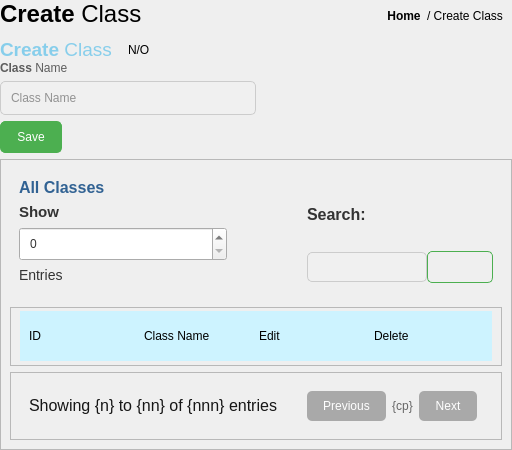
                <widget class="QWidget" name="Create_class_page">
                 <property name="sizePolicy">
                  <sizepolicy hsizetype="Expanding" vsizetype="Expanding">
                   <horstretch>0</horstretch>
                   <verstretch>0</verstretch>
                  </sizepolicy>
                 </property>
                 <layout class="QVBoxLayout" name="verticalLayout_28">
                  <property name="leftMargin">
                   <number>0</number>
                  </property>
                  <property name="topMargin">
                   <number>0</number>
                  </property>
                  <property name="rightMargin">
                   <number>0</number>
                  </property>
                  <property name="bottomMargin">
                   <number>0</number>
                  </property>
                  <item alignment="Qt::AlignmentFlag::AlignTop">
                   <widget class="QFrame" name="frame_10">
                    <property name="frameShape">
                     <enum>QFrame::Shape::NoFrame</enum>
                    </property>
                    <property name="frameShadow">
                     <enum>QFrame::Shadow::Raised</enum>
                    </property>
                    <layout class="QHBoxLayout" name="horizontalLayout_17">
                     <property name="spacing">
                      <number>0</number>
                     </property>
                     <property name="leftMargin">
                      <number>0</number>
                     </property>
                     <property name="topMargin">
                      <number>0</number>
                     </property>
                     <property name="rightMargin">
                      <number>0</number>
                     </property>
                     <property name="bottomMargin">
                      <number>0</number>
                     </property>
                     <item>
                      <widget class="QFrame" name="frame_29">
                       <property name="frameShape">
                        <enum>QFrame::Shape::NoFrame</enum>
                       </property>
                       <property name="frameShadow">
                        <enum>QFrame::Shadow::Raised</enum>
                       </property>
                       <layout class="QVBoxLayout" name="verticalLayout_29">
                        <property name="spacing">
                         <number>0</number>
                        </property>
                        <property name="leftMargin">
                         <number>0</number>
                        </property>
                        <property name="topMargin">
                         <number>0</number>
                        </property>
                        <property name="rightMargin">
                         <number>0</number>
                        </property>
                        <property name="bottomMargin">
                         <number>0</number>
                        </property>
                        <item alignment="Qt::AlignmentFlag::AlignLeft|Qt::AlignmentFlag::AlignTop">
                         <widget class="QLabel" name="label_26">
                          <property name="text">
                           <string>&lt;html&gt;&lt;head/&gt;&lt;body&gt;&lt;p&gt;&lt;span style=&quot; font-size:18pt; font-weight:600;&quot;&gt;Create &lt;/span&gt;&lt;span style=&quot; font-size:18pt;&quot;&gt;Class&lt;/span&gt;&lt;/p&gt;&lt;/body&gt;&lt;/html&gt;</string>
                          </property>
                         </widget>
                        </item>
                       </layout>
                      </widget>
                     </item>
                     <item>
                      <widget class="QFrame" name="frame_27">
                       <property name="sizePolicy">
                        <sizepolicy hsizetype="Expanding" vsizetype="Preferred">
                         <horstretch>0</horstretch>
                         <verstretch>0</verstretch>
                        </sizepolicy>
                       </property>
                       <property name="frameShape">
                        <enum>QFrame::Shape::NoFrame</enum>
                       </property>
                       <property name="frameShadow">
                        <enum>QFrame::Shadow::Raised</enum>
                       </property>
                      </widget>
                     </item>
                     <item>
                      <widget class="QFrame" name="frame_28">
                       <property name="frameShape">
                        <enum>QFrame::Shape::NoFrame</enum>
                       </property>
                       <property name="frameShadow">
                        <enum>QFrame::Shadow::Raised</enum>
                       </property>
                       <layout class="QHBoxLayout" name="horizontalLayout_16">
                        <item>
                         <widget class="QPushButton" name="goHome_button_2">
                          <property name="font">
                           <font>
                            <bold>true</bold>
                           </font>
                          </property>
                          <property name="styleSheet">
                           <string notr="true">border:none;
background-color:none;</string>
                          </property>
                          <property name="text">
                           <string>Home</string>
                          </property>
                         </widget>
                        </item>
                        <item>
                         <widget class="QLabel" name="label_25">
                          <property name="text">
                           <string>&lt;html&gt;&lt;head/&gt;&lt;body&gt;&lt;p&gt;/ Create Class&lt;/p&gt;&lt;/body&gt;&lt;/html&gt;</string>
                          </property>
                         </widget>
                        </item>
                       </layout>
                      </widget>
                     </item>
                    </layout>
                   </widget>
                  </item>
                  <item>
                   <widget class="QFrame" name="frame_25">
                    <property name="frameShape">
                     <enum>QFrame::Shape::NoFrame</enum>
                    </property>
                    <property name="frameShadow">
                     <enum>QFrame::Shadow::Raised</enum>
                    </property>
                    <layout class="QHBoxLayout" name="horizontalLayout_18">
                     <property name="spacing">
                      <number>0</number>
                     </property>
                     <property name="leftMargin">
                      <number>0</number>
                     </property>
                     <property name="topMargin">
                      <number>0</number>
                     </property>
                     <property name="rightMargin">
                      <number>0</number>
                     </property>
                     <property name="bottomMargin">
                      <number>0</number>
                     </property>
                     <item>
                      <widget class="QFrame" name="frame_30">
                       <property name="frameShape">
                        <enum>QFrame::Shape::NoFrame</enum>
                       </property>
                       <property name="frameShadow">
                        <enum>QFrame::Shadow::Raised</enum>
                       </property>
                       <layout class="QVBoxLayout" name="verticalLayout_30" stretch="0,0">
                        <property name="spacing">
                         <number>0</number>
                        </property>
                        <property name="leftMargin">
                         <number>0</number>
                        </property>
                        <property name="topMargin">
                         <number>0</number>
                        </property>
                        <property name="rightMargin">
                         <number>0</number>
                        </property>
                        <property name="bottomMargin">
                         <number>0</number>
                        </property>
                        <item>
                         <widget class="QFrame" name="frame_32">
                          <property name="frameShape">
                           <enum>QFrame::Shape::NoFrame</enum>
                          </property>
                          <property name="frameShadow">
                           <enum>QFrame::Shadow::Raised</enum>
                          </property>
                          <layout class="QHBoxLayout" name="horizontalLayout_22">
                           <property name="spacing">
                            <number>0</number>
                           </property>
                           <property name="leftMargin">
                            <number>0</number>
                           </property>
                           <property name="topMargin">
                            <number>0</number>
                           </property>
                           <property name="rightMargin">
                            <number>0</number>
                           </property>
                           <property name="bottomMargin">
                            <number>0</number>
                           </property>
                           <item>
                            <widget class="QLabel" name="label_27">
                             <property name="styleSheet">
                              <string notr="true">color:skyblue;</string>
                             </property>
                             <property name="text">
                              <string>&lt;html&gt;&lt;head/&gt;&lt;body&gt;&lt;p&gt;&lt;span style=&quot; font-size:14pt; font-weight:600;&quot;&gt;Create&lt;/span&gt;&lt;span style=&quot; font-size:14pt;&quot;&gt; Class&lt;/span&gt;&lt;/p&gt;&lt;/body&gt;&lt;/html&gt;</string>
                             </property>
                            </widget>
                           </item>
                           <item>
                            <widget class="QLabel" name="createClassStatusLabel">
                             <property name="text">
                              <string>N/O</string>
                             </property>
                            </widget>
                           </item>
                          </layout>
                         </widget>
                        </item>
                        <item>
                         <widget class="QFrame" name="frame_33">
                          <property name="styleSheet">
                           <string notr="true">QLineEdit{
	background-color: #f0f0f0;
	border: 1px solid #ccc;
	border-radius: 5px;
	padding: 8px;
	color: #333;
}

QLineEdit:hover{
	border-color: #aaa;
}

QLineEdit:focus{
	border-color: #5cacee;
}

QPushButton {
	background-color: #4caf50;
	color: white;
	border: 1px solid #4caf50;
	border-radius: 5px;
	padding: 8px 16px;
}

QPushButton:hover{
	background-color: #45a049;
}

QPushButton:pressed{
	background-color: #3e8e41;
}</string>
                          </property>
                          <property name="frameShape">
                           <enum>QFrame::Shape::NoFrame</enum>
                          </property>
                          <property name="frameShadow">
                           <enum>QFrame::Shadow::Raised</enum>
                          </property>
                          <layout class="QVBoxLayout" name="verticalLayout_32">
                           <property name="spacing">
                            <number>6</number>
                           </property>
                           <property name="leftMargin">
                            <number>0</number>
                           </property>
                           <property name="topMargin">
                            <number>0</number>
                           </property>
                           <property name="rightMargin">
                            <number>0</number>
                           </property>
                           <property name="bottomMargin">
                            <number>0</number>
                           </property>
                           <item>
                            <widget class="QLabel" name="label_28">
                             <property name="styleSheet">
                              <string notr="true">color:rgb(93, 93, 93);
</string>
                             </property>
                             <property name="text">
                              <string>&lt;html&gt;&lt;head/&gt;&lt;body&gt;&lt;p&gt;&lt;span style=&quot; font-weight:600;&quot;&gt;Class&lt;/span&gt; Name&lt;/p&gt;&lt;/body&gt;&lt;/html&gt;</string>
                             </property>
                            </widget>
                           </item>
                           <item>
                            <widget class="QLineEdit" name="create_class_name_entry">
                             <property name="placeholderText">
                              <string>Class Name</string>
                             </property>
                            </widget>
                           </item>
                           <item alignment="Qt::AlignmentFlag::AlignLeft|Qt::AlignmentFlag::AlignTop">
                            <widget class="QPushButton" name="CreateClassPushButton">
                             <property name="text">
                              <string>Save</string>
                             </property>
                            </widget>
                           </item>
                          </layout>
                         </widget>
                        </item>
                       </layout>
                      </widget>
                     </item>
                     <item>
                      <widget class="QFrame" name="frame_31">
                       <property name="sizePolicy">
                        <sizepolicy hsizetype="Expanding" vsizetype="Preferred">
                         <horstretch>0</horstretch>
                         <verstretch>0</verstretch>
                        </sizepolicy>
                       </property>
                       <property name="frameShape">
                        <enum>QFrame::Shape::NoFrame</enum>
                       </property>
                       <property name="frameShadow">
                        <enum>QFrame::Shadow::Raised</enum>
                       </property>
                      </widget>
                     </item>
                    </layout>
                   </widget>
                  </item>
                  <item>
                   <widget class="QFrame" name="frame_26">
                    <property name="sizePolicy">
                     <sizepolicy hsizetype="Expanding" vsizetype="Expanding">
                      <horstretch>0</horstretch>
                      <verstretch>0</verstretch>
                     </sizepolicy>
                    </property>
                    <property name="frameShape">
                     <enum>QFrame::Shape::StyledPanel</enum>
                    </property>
                    <property name="frameShadow">
                     <enum>QFrame::Shadow::Raised</enum>
                    </property>
                    <layout class="QVBoxLayout" name="verticalLayout_33">
                     <item>
                      <widget class="QFrame" name="frame_34">
                       <property name="styleSheet">
                        <string notr="true">QLabel{
	font-size: 14px;
	color: #333;
}


QLineEdit{
	background-color: #f0f0f0;
	border: 1px solid #ccc;
	border-radius: 5px;
	padding: 6px;
	color: #333;
}

QPushButton {
	background-color: transparent;
	color: white;
	border: 1px solid #4caf50;
	border-radius: 5px;
	padding: 8px 16px;
}

QPushButton:hover{
	background-color: #45a049;
}

QPushButton:pressed{
	background-color: #3e8e41;
}
</string>
                       </property>
                       <property name="frameShape">
                        <enum>QFrame::Shape::NoFrame</enum>
                       </property>
                       <property name="frameShadow">
                        <enum>QFrame::Shadow::Raised</enum>
                       </property>
                       <layout class="QHBoxLayout" name="horizontalLayout_19">
                        <item>
                         <widget class="QFrame" name="frame_37">
                          <property name="minimumSize">
                           <size>
                            <width>208</width>
                            <height>0</height>
                           </size>
                          </property>
                          <property name="frameShape">
                           <enum>QFrame::Shape::NoFrame</enum>
                          </property>
                          <property name="frameShadow">
                           <enum>QFrame::Shadow::Raised</enum>
                          </property>
                          <layout class="QVBoxLayout" name="verticalLayout_34">
                           <property name="leftMargin">
                            <number>0</number>
                           </property>
                           <property name="topMargin">
                            <number>0</number>
                           </property>
                           <property name="rightMargin">
                            <number>0</number>
                           </property>
                           <item>
                            <widget class="QLabel" name="label_29">
                             <property name="text">
                              <string>&lt;html&gt;&lt;head/&gt;&lt;body&gt;&lt;p&gt;&lt;span style=&quot; font-size:12pt; font-weight:600; color:#316293;&quot;&gt;All Classes&lt;/span&gt;&lt;/p&gt;&lt;/body&gt;&lt;/html&gt;</string>
                             </property>
                            </widget>
                           </item>
                           <item>
                            <widget class="QLabel" name="label_30">
                             <property name="text">
                              <string>&lt;html&gt;&lt;head/&gt;&lt;body&gt;&lt;p&gt;&lt;span style=&quot; font-size:11pt; font-weight:600;&quot;&gt;Show&lt;/span&gt;&lt;/p&gt;&lt;/body&gt;&lt;/html&gt;</string>
                             </property>
                            </widget>
                           </item>
                           <item>
                            <widget class="QSpinBox" name="ShowEntriesNumberspinBox">
                             <property name="minimumSize">
                              <size>
                               <width>200</width>
                               <height>0</height>
                              </size>
                             </property>
                             <property name="styleSheet">
                              <string notr="true">padding: 6px;
color: #333;
backgound-color: #f0f0f0;</string>
                             </property>
                            </widget>
                           </item>
                           <item>
                            <widget class="QLabel" name="label_31">
                             <property name="text">
                              <string>Entries</string>
                             </property>
                            </widget>
                           </item>
                          </layout>
                         </widget>
                        </item>
                        <item>
                         <widget class="QFrame" name="frame_38">
                          <property name="sizePolicy">
                           <sizepolicy hsizetype="Expanding" vsizetype="Preferred">
                            <horstretch>0</horstretch>
                            <verstretch>0</verstretch>
                           </sizepolicy>
                          </property>
                          <property name="frameShape">
                           <enum>QFrame::Shape::NoFrame</enum>
                          </property>
                          <property name="frameShadow">
                           <enum>QFrame::Shadow::Raised</enum>
                          </property>
                          <widget class="QLabel" name="label_39">
                           <property name="geometry">
                            <rect>
                             <x>320</x>
                             <y>100</y>
                             <width>323</width>
                             <height>75</height>
                            </rect>
                           </property>
                           <property name="text">
                            <string>TextLabel</string>
                           </property>
                          </widget>
                         </widget>
                        </item>
                        <item>
                         <widget class="QFrame" name="frame_39">
                          <property name="frameShape">
                           <enum>QFrame::Shape::NoFrame</enum>
                          </property>
                          <property name="frameShadow">
                           <enum>QFrame::Shadow::Raised</enum>
                          </property>
                          <layout class="QGridLayout" name="gridLayout_2">
                           <property name="leftMargin">
                            <number>0</number>
                           </property>
                           <property name="topMargin">
                            <number>0</number>
                           </property>
                           <property name="rightMargin">
                            <number>0</number>
                           </property>
                           <property name="bottomMargin">
                            <number>9</number>
                           </property>
                           <property name="spacing">
                            <number>0</number>
                           </property>
                           <item row="0" column="0">
                            <widget class="QLabel" name="label_32">
                             <property name="text">
                              <string>&lt;html&gt;&lt;head/&gt;&lt;body&gt;&lt;p&gt;&lt;span style=&quot; font-size:12pt; font-weight:600;&quot;&gt;Search:&lt;/span&gt;&lt;/p&gt;&lt;/body&gt;&lt;/html&gt;</string>
                             </property>
                            </widget>
                           </item>
                           <item row="1" column="0">
                            <widget class="QLineEdit" name="view_class_search_entry"/>
                           </item>
                           <item row="1" column="1">
                            <widget class="QPushButton" name="view_class_search_btn">
                             <property name="text">
                              <string/>
                             </property>
                             <property name="icon">
                              <iconset resource="Resources/icons/grey/grey.qrc">
                               <normaloff>:/grey_icons/search.svg</normaloff>:/grey_icons/search.svg</iconset>
                             </property>
                            </widget>
                           </item>
                          </layout>
                         </widget>
                        </item>
                       </layout>
                      </widget>
                     </item>
                     <item>
                      <widget class="QFrame" name="showclassTableFrame">
                       <property name="sizePolicy">
                        <sizepolicy hsizetype="Expanding" vsizetype="Expanding">
                         <horstretch>0</horstretch>
                         <verstretch>0</verstretch>
                        </sizepolicy>
                       </property>
                       <property name="frameShape">
                        <enum>QFrame::Shape::StyledPanel</enum>
                       </property>
                       <property name="frameShadow">
                        <enum>QFrame::Shadow::Raised</enum>
                       </property>
                       <layout class="QGridLayout" name="gridLayout_5">
                        <property name="topMargin">
                         <number>3</number>
                        </property>
                        <property name="bottomMargin">
                         <number>4</number>
                        </property>
                        <property name="verticalSpacing">
                         <number>4</number>
                        </property>
                        <item row="0" column="0" alignment="Qt::AlignmentFlag::AlignTop">
                         <widget class="QWidget" name="tableTitlwrowwidget" native="true">
                          <property name="sizePolicy">
                           <sizepolicy hsizetype="Preferred" vsizetype="Fixed">
                            <horstretch>0</horstretch>
                            <verstretch>0</verstretch>
                           </sizepolicy>
                          </property>
                          <property name="minimumSize">
                           <size>
                            <width>0</width>
                            <height>50</height>
                           </size>
                          </property>
                          <property name="maximumSize">
                           <size>
                            <width>16777215</width>
                            <height>50</height>
                           </size>
                          </property>
                          <property name="styleSheet">
                           <string notr="true">background-color:rgb(205, 243, 255)</string>
                          </property>
                          <layout class="QGridLayout" name="gridLayout_4">
                           <item row="2" column="3">
                            <widget class="QLabel" name="label_37">
                             <property name="text">
                              <string>Delete</string>
                             </property>
                            </widget>
                           </item>
                           <item row="2" column="1" alignment="Qt::AlignmentFlag::AlignVCenter">
                            <widget class="QLabel" name="label_36">
                             <property name="text">
                              <string>Class Name</string>
                             </property>
                            </widget>
                           </item>
                           <item row="2" column="2">
                            <widget class="QLabel" name="label_40">
                             <property name="text">
                              <string>Edit</string>
                             </property>
                            </widget>
                           </item>
                           <item row="2" column="0">
                            <widget class="QLabel" name="label_35">
                             <property name="text">
                              <string>ID</string>
                             </property>
                            </widget>
                           </item>
                          </layout>
                         </widget>
                        </item>
                       </layout>
                      </widget>
                     </item>
                     <item alignment="Qt::AlignmentFlag::AlignBottom">
                      <widget class="QFrame" name="frame_36">
                       <property name="styleSheet">
                        <string notr="true">QLabel{
	font-size: 12px;
	color: #666;
}

QPushButton{
	background-color: darkgrey;
	color: white;
	border: none;
	border-radius: 5px;
	padding: 8px 16px
}
QPushButton:hover{
	background-color: #45a049;
}
QPushButton:pressed{
	background-color: #3e8e41;
}</string>
                       </property>
                       <property name="frameShape">
                        <enum>QFrame::Shape::StyledPanel</enum>
                       </property>
                       <property name="frameShadow">
                        <enum>QFrame::Shadow::Raised</enum>
                       </property>
                       <layout class="QHBoxLayout" name="horizontalLayout_20">
                        <item alignment="Qt::AlignmentFlag::AlignLeft">
                         <widget class="QFrame" name="frame_40">
                          <property name="frameShape">
                           <enum>QFrame::Shape::NoFrame</enum>
                          </property>
                          <property name="frameShadow">
                           <enum>QFrame::Shadow::Raised</enum>
                          </property>
                          <layout class="QVBoxLayout" name="verticalLayout_35">
                           <item>
                            <widget class="QLabel" name="classesNumberLabel">
                             <property name="text">
                              <string>&lt;html&gt;&lt;head/&gt;&lt;body&gt;&lt;p&gt;&lt;span style=&quot; font-size:12pt; color:#161616;&quot;&gt;Showing {n} to {nn} of {nnn} entries&lt;/span&gt;&lt;/p&gt;&lt;/body&gt;&lt;/html&gt;</string>
                             </property>
                            </widget>
                           </item>
                          </layout>
                         </widget>
                        </item>
                        <item>
                         <widget class="QFrame" name="frame_43">
                          <property name="sizePolicy">
                           <sizepolicy hsizetype="Expanding" vsizetype="Preferred">
                            <horstretch>0</horstretch>
                            <verstretch>0</verstretch>
                           </sizepolicy>
                          </property>
                          <property name="frameShape">
                           <enum>QFrame::Shape::NoFrame</enum>
                          </property>
                          <property name="frameShadow">
                           <enum>QFrame::Shadow::Raised</enum>
                          </property>
                         </widget>
                        </item>
                        <item alignment="Qt::AlignmentFlag::AlignHCenter">
                         <widget class="QFrame" name="frame_41">
                          <property name="frameShape">
                           <enum>QFrame::Shape::NoFrame</enum>
                          </property>
                          <property name="frameShadow">
                           <enum>QFrame::Shadow::Raised</enum>
                          </property>
                          <layout class="QHBoxLayout" name="horizontalLayout_21">
                           <item>
                            <widget class="QPushButton" name="create_class_preview_btn">
                             <property name="text">
                              <string>Previous</string>
                             </property>
                             <property name="icon">
                              <iconset resource="Resources/icons/skyblue/skyblue.qrc">
                               <normaloff>:/skyblue_icons/corner-up-left.svg</normaloff>:/skyblue_icons/corner-up-left.svg</iconset>
                             </property>
                            </widget>
                           </item>
                           <item>
                            <widget class="QLabel" name="currentClassPageLabel">
                             <property name="text">
                              <string>&lt;html&gt;&lt;head/&gt;&lt;body&gt;&lt;p align=&quot;center&quot;&gt;{cp}&lt;/p&gt;&lt;/body&gt;&lt;/html&gt;</string>
                             </property>
                            </widget>
                           </item>
                           <item>
                            <widget class="QPushButton" name="create_class_next_btn">
                             <property name="text">
                              <string>Next</string>
                             </property>
                             <property name="icon">
                              <iconset resource="Resources/icons/skyblue/skyblue.qrc">
                               <normaloff>:/skyblue_icons/corner-up-right.svg</normaloff>:/skyblue_icons/corner-up-right.svg</iconset>
                             </property>
                            </widget>
                           </item>
                          </layout>
                         </widget>
                        </item>
                        <item>
                         <widget class="QFrame" name="frame_42">
                          <property name="sizePolicy">
                           <sizepolicy hsizetype="Expanding" vsizetype="Preferred">
                            <horstretch>0</horstretch>
                            <verstretch>0</verstretch>
                           </sizepolicy>
                          </property>
                          <property name="frameShape">
                           <enum>QFrame::Shape::NoFrame</enum>
                          </property>
                          <property name="frameShadow">
                           <enum>QFrame::Shadow::Raised</enum>
                          </property>
                         </widget>
                        </item>
                       </layout>
                      </widget>
                     </item>
                    </layout>
                   </widget>
                  </item>
                 </layout>
                </widget>
